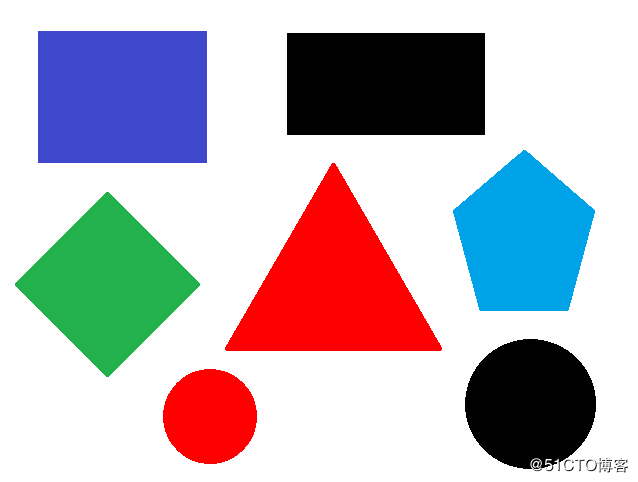
#> input picture opencv/rec.png, 638 x 482 px
$ python rec.py   (older library calls are emulated)
#> lines starting #> are read from the running program, lines starting #| are printed output that depends on the picture; after the words box and inside, x2 and y2 are one past the last pixel; in counts of white or black regions, pixels touching at a corner belong together
#> further down, src is the input picture: shape (482, 638, 3); mean B, G, R 188.8, 181.3, 187.3
#-*- coding: utf-8 -*-
import cv2 as cv
import numpy as np

class ShapeAnalysis:
    def __init__(self):
        self.shapes = {'triangle': 0, 'rectangle': 0, 'polygons': 0, 'circles': 0}

    def analysis(self, frame):
        h, w, ch = frame.shape
#> h = 482; w = 638; ch = 3
        result = np.zeros((h, w, ch), dtype=np.uint8)
        # 二值化圖像
        print("start to detect lines...\n")
        gray = cv.cvtColor(frame, cv.COLOR_BGR2GRAY)
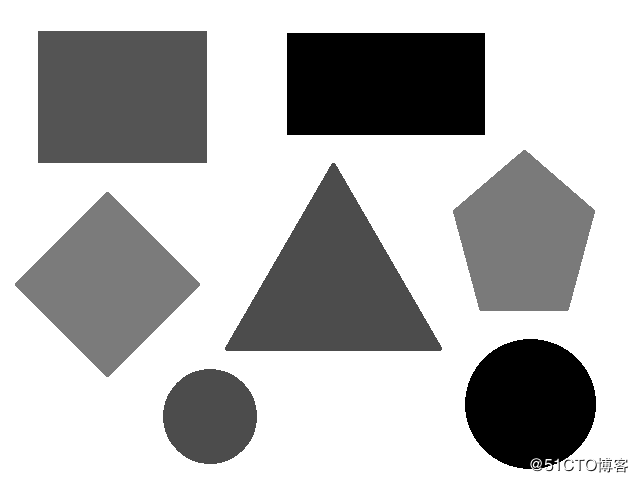
#> gray: shape (482, 638); min 0, max 255, mean 184
        ret, binary = cv.threshold(gray, 0, 255, cv.THRESH_BINARY_INV | cv.THRESH_OTSU)
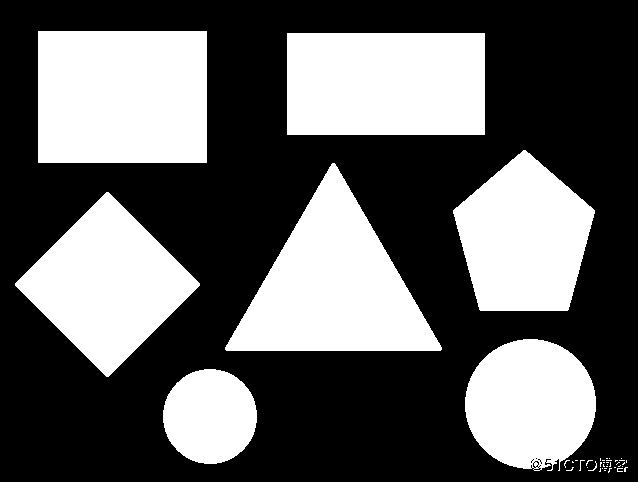
#> binary: shape (482, 638); 38.2% white; 43 white regions (36 under 20 px)
#> ret = 162
        cv.imshow("input image", frame)

        out_binary, contours, hierarchy = cv.findContours(binary, cv.RETR_EXTERNAL, cv.CHAIN_APPROX_SIMPLE)
#> contours = 43 contours, 36 with area under 20; largest, box (x1, y1, x2, y2) and area: (38, 31, 207, 163) 22008, (225, 163, 442, 351) 20707, (287, 33, 485, 135) 19897, (15, 192, 200, 377) 17294, (453, 150, 595, 311) 15783, (465, 339, 596, 471) 13164, (163, 369, 257, 464) 6872
        for cnt in range(len(contours)):
            # 提取與繪制輪廓
            cv.drawContours(result, contours, cnt, (0, 255, 0), 2)

            # 輪廓逼近
            epsilon = 0.01 * cv.arcLength(contours[cnt], True)
            approx = cv.approxPolyDP(contours[cnt], epsilon, True)

            # 分析幾何形狀
            corners = len(approx)
            shape_type = ""
            if corners == 3:
                count = self.shapes['triangle']
                count = count+1
                self.shapes['triangle'] = count
                shape_type = "三角形"
            if corners == 4:
                count = self.shapes['rectangle']
                count = count + 1
                self.shapes['rectangle'] = count
                shape_type = "矩形"
            if corners >= 10:
                count = self.shapes['circles']
                count = count + 1
                self.shapes['circles'] = count
                shape_type = "圓形"
            if 4 < corners < 10:
                count = self.shapes['polygons']
                count = count + 1
                self.shapes['polygons'] = count
                shape_type = "多邊形"

            # 求解中心位置
            mm = cv.moments(contours[cnt])
            cx = int(mm['m10'] / mm['m00'])
            cy = int(mm['m01'] / mm['m00'])
            cv.circle(result, (cx, cy), 3, (0, 0, 255), -1)

            # 顏色分析
            color = frame[cy][cx]
            color_str = "(" + str(color[0]) + ", " + str(color[1]) + ", " + str(color[2]) + ")"

            # 計算面積與周長
            p = cv.arcLength(contours[cnt], True)
            area = cv.contourArea(contours[cnt])
            print("周長: %.3f, 面積: %.3f 顏色: %s 形狀: %s "% (p, area, color_str, shape_type))
#> this loop made 1 pass
#> (epsilon, approx, corners, shape_type) on pass 1: (0.02, [[604, 470], [605, 470]], 2, '')
#> after the loop, self.shapes = {'triangle': 0, 'rectangle': 0, 'polygons': 0, 'circles': 0}

        cv.imshow("Analysis Result", self.draw_text_info(result))
        cv.imwrite("D:/test-result.png", self.draw_text_info(result))
        return self.shapes

    def draw_text_info(self, image):
        c1 = self.shapes['triangle']
        c2 = self.shapes['rectangle']
        c3 = self.shapes['polygons']
        c4 = self.shapes['circles']
        cv.putText(image, "triangle: "+str(c1), (10, 20), cv.FONT_HERSHEY_PLAIN, 1.2, (255, 0, 0), 1)
        cv.putText(image, "rectangle: " + str(c2), (10, 40), cv.FONT_HERSHEY_PLAIN, 1.2, (255, 0, 0), 1)
        cv.putText(image, "polygons: " + str(c3), (10, 60), cv.FONT_HERSHEY_PLAIN, 1.2, (255, 0, 0), 1)
        cv.putText(image, "circles: " + str(c4), (10, 80), cv.FONT_HERSHEY_PLAIN, 1.2, (255, 0, 0), 1)
        return image

if __name__ == "__main__":
    src = cv.imread('rec.png')
    ld = ShapeAnalysis()
#> (the run stopped early here; a loop or call above may not have finished)
